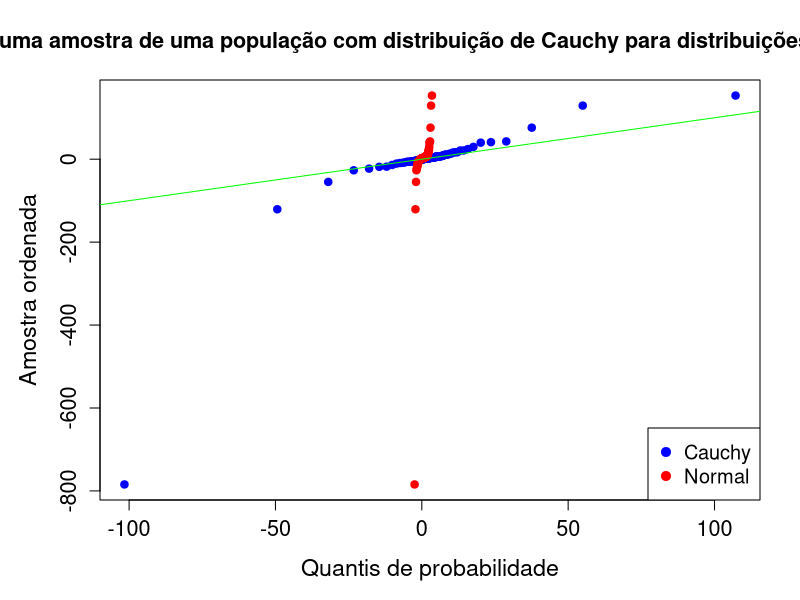

Here is the R script that generated this plot:
# Configurar a semente
set.seed(1208)

# Parâmetros da distribuição de Cauchy
α <- 2.8
β <- 2

# Tamanho da amostra
n <- 163

# Parâmetros da distribuição normal
μ <- 0.5
σ <- sqrt(1.4)

# Calcular as probabilidades dos quantis
q <- seq(1, n) / (n + 1)

# Gerar a amostra e ordenar
amostra_cauchy <- sort(rcauchy(n, location = α, scale = β))

# Quantis da distribuição de Cauchy
quantis_cauchy <- qcauchy(q, location = α, scale = β)

# Quantis da distribuição Normal
quantis_normal <- qnorm(q, mean = μ, sd = σ)

# Criar o gráfico
dev.new()
par(mar = c(5, 5, 4, 2))
plot(quantis_cauchy, amostra_cauchy, col = "blue", pch = 19,
     xlab = "Quantis de probabilidade",
     ylab = "Amostra ordenada",
     cex.lab = 1.4, cex.main = 1.3, cex.axis = 1.3,
     main = paste("Gráfico Q-Q de uma amostra de uma população com distribuição",
                  "de Cauchy para distribuições Normal e de Cauchy"))

points(quantis_normal, amostra_cauchy, col = "red", pch = 19)
abline(0, 1, col = "green")
legend("bottomright", legend = c("Cauchy", "Normal"), col = c("blue", "red"), pch = 19, cex = 1.2)
